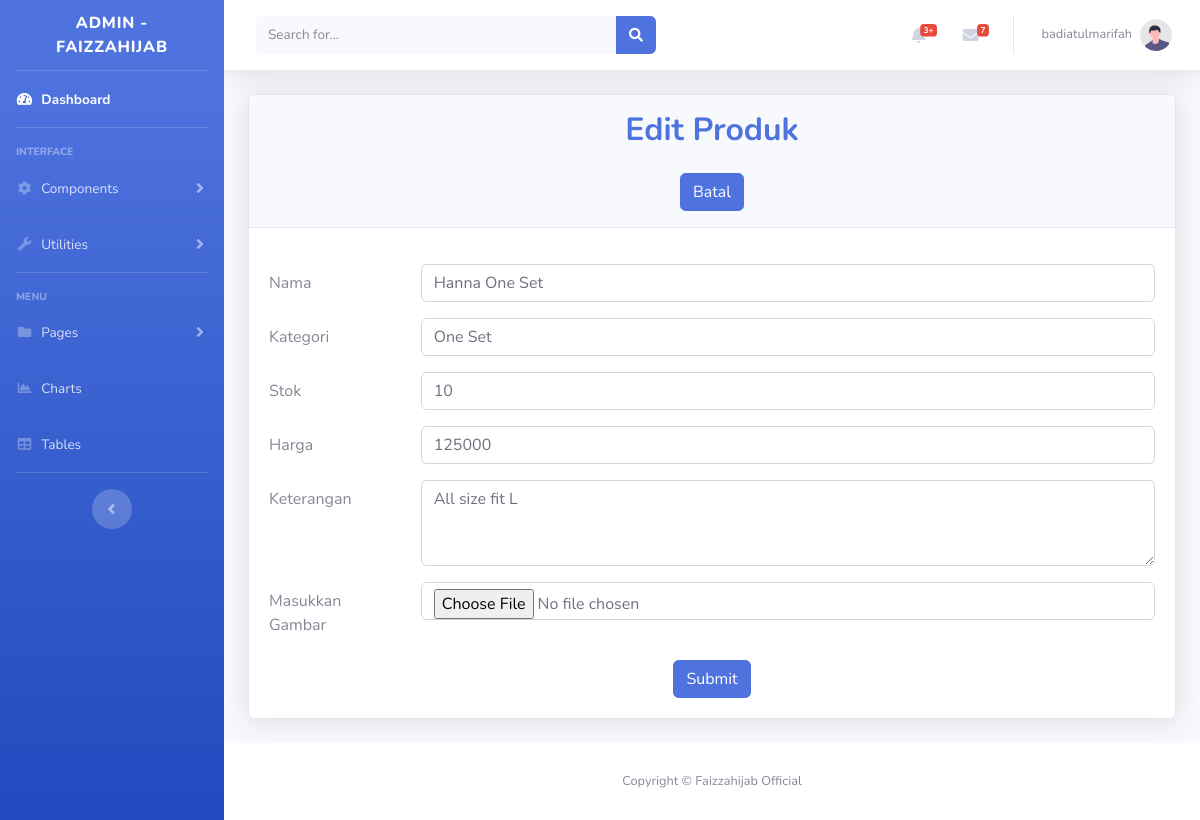
The page /admin/editproduk.php?id=5 (signed in) on the database its author committed.
### tables this page shows
CREATE TABLE `produk` (
  `id_produk` int(11) NOT NULL,
  `nama_produk` varchar(256) NOT NULL,
  `kategori` varchar(256) NOT NULL,
  `harga` int(11) NOT NULL,
  `stok` int(11) NOT NULL,
  `keterangan` varchar(500) NOT NULL,
  `gambar` varchar(256) NOT NULL
);

### admin/editproduk.php (the view, shortened to what this page needs)
<?php
include "koneksi.php";
$id=$_GET['id'];
$hasil = $conn->query("SELECT * FROM produk where id_produk=$id");
$row = $hasil->fetch_assoc()
 ?>
<!DOCTYPE html>
<html lang="en">
<head>
    <link href="vendor/fontawesome-free/css/all.min.css" rel="stylesheet" type="text/css">
    <link href="css/sb-admin-2.min.css" rel="stylesheet">
</head>
<body id="page-top">
    <div id="wrapper">
        <ul class="navbar-nav bg-gradient-primary sidebar sidebar-dark accordion" id="accordionSidebar">
            <a class="sidebar-brand d-flex align-items-center justify-content-center" href="index.php">
                <div class="sidebar-brand-text mx-3">Admin - Faizzahijab</div>
            </a>
            <hr class="sidebar-divider my-0">
            <li class="nav-item active">
                <a class="nav-link" href="index.php">
                    <i class="fas fa-fw fa-tachometer-alt"></i>
                    <span>Dashboard</span></a>
            </li>
            <hr class="sidebar-divider">
            <div class="sidebar-heading">
                Interface
            </div>
            <li class="nav-item">
                <a class="nav-link collapsed" href="#" data-toggle="collapse" data-target="#collapseTwo"
                    aria-expanded="true" aria-controls="collapseTwo">
                    <i class="fas fa-fw fa-cog"></i>
                    <span>Components</span>
                </a>
            </li>
            <li class="nav-item">
                <a class="nav-link collapsed" href="#" data-toggle="collapse" data-target="#collapseUtilities"
                    aria-expanded="true" aria-controls="collapseUtilities">
                    <i class="fas fa-fw fa-wrench"></i>
                    <span>Utilities</span>
                </a>
            </li>
            <hr class="sidebar-divider">
            <div class="sidebar-heading">
                Menu
            </div>
            <li class="nav-item">
                <a class="nav-link collapsed" href="#" data-toggle="collapse" data-target="#collapsePages"
                    aria-expanded="true" aria-controls="collapsePages">
                    <i class="fas fa-fw fa-folder"></i>
                    <span>Pages</span>
                </a>
            </li>
            <li class="nav-item">
                <a class="nav-link" href="charts.html">
                    <i class="fas fa-fw fa-chart-area"></i>
                    <span>Charts</span></a>
            </li>
            <li class="nav-item">
                <a class="nav-link" href="tables.html">
                    <i class="fas fa-fw fa-table"></i>
                    <span>Tables</span></a>
            </li>
            <hr class="sidebar-divider d-none d-md-block">
            <div class="text-center d-none d-md-inline">
                <button class="rounded-circle border-0" id="sidebarToggle"></button>
            </div>
        </ul>
        <div id="content-wrapper" class="d-flex flex-column">
            <div id="content">
                <nav class="navbar navbar-expand navbar-light bg-white topbar mb-4 static-top shadow">
                    <form
                        class="d-none d-sm-inline-block form-inline mr-auto ml-md-3 my-2 my-md-0 mw-100 navbar-search">
                        <div class="input-group">
                            <input type="text" class="form-control bg-light border-0 small" placeholder="Search for..."
                                aria-label="Search" aria-describedby="basic-addon2">
                            <div class="input-group-append">
                                <button class="btn btn-primary" type="button">
                                    <i class="fas fa-search fa-sm"></i>
                                </button>
                            </div>
                        </div>
                    </form>
                    <ul class="navbar-nav ml-auto">
                        <li class="nav-item dropdown no-arrow mx-1">
                            <a class="nav-link dropdown-toggle" href="#" id="alertsDropdown" role="button"
                                data-toggle="dropdown" aria-haspopup="true" aria-expanded="false">
                                <i class="fas fa-bell fa-fw"></i>
                                <span class="badge badge-danger badge-counter">3+</span>
                            </a>
                        </li>
                        <li class="nav-item dropdown no-arrow mx-1">
                            <a class="nav-link dropdown-toggle" href="#" id="messagesDropdown" role="button"
                                data-toggle="dropdown" aria-haspopup="true" aria-expanded="false">
                                <i class="fas fa-envelope fa-fw"></i>
                                <span class="badge badge-danger badge-counter">7</span>
                            </a>
                        </li>
                        <li class="nav-item dropdown no-arrow">
                            <a class="nav-link dropdown-toggle" href="#" id="userDropdown" role="button"
                                data-toggle="dropdown" aria-haspopup="true" aria-expanded="false">
                                <span class="mr-2 d-none d-lg-inline text-gray-600 small"><?php echo $_SESSION['username'];?></span>
                                <img class="img-profile rounded-circle"
                                    src="img/undraw_profile.svg">
                            </a>
                        </li>
                    </ul>
                </nav>
                <div class="container-fluid">
                    <div class="card shadow mb-4">
                        <center>
                            <div class="card-header py-3">
                                <h2 class="m-0 font-weight-bold text-primary">Edit Produk</h2>
                                <br>
                                <a class="btn btn-primary" href="tampilproduk.php" role="button">Batal</a>
                            </div>
                        </center>
                        <div class="card-body">
                            <form class="form-horizontal" method="POST" action="prosesupdate.php">
                                <div class="row mb-3">
                                    <label for="nama_produk" class="col-sm-2 col-form-label">Nama</label>
                                    <div class="col-sm-10">
                                        <input type="text" class="form-control" id="nama_produk" name="nama_produk" value="<?php echo $row['nama_produk']; ?>">
                                    </div>
                                </div>
                                <div class="row mb-3">
                                    <label for="kategori" class="col-sm-2 col-form-label">Kategori</label>
                                    <div class="col-sm-10">
                                        <input type="text" class="form-control" id="kategori" name="kategori" value="<?php echo $row['kategori']; ?>">
                                    </div>
                                </div>
                                <div class="row mb-3">
                                    <label for="stok" class="col-sm-2 col-form-label">Stok</label>
                                    <div class="col-sm-10">
                                        <input type="text" class="form-control" id="stok" name="stok" value="<?php echo $row['stok']; ?>">
                                    </div>
                                </div>
                                <div class="row mb-3">
                                    <label for="harga" class="col-sm-2 col-form-label">Harga</label>
                                    <div class="col-sm-10">
                                        <input type="text" class="form-control" id="harga" name="harga" value="<?php echo $row['harga']; ?>">
                                    </div>
                                </div>
                                <div class="row mb-3">
                                    <label for="keterangan" class="col-sm-2 col-form-label">Keterangan</label>
                                    <div class="col-sm-10">
                                        <textarea class="form-control" id="keterangan" name="keterangan" rows="3"><?php echo $row['keterangan']; ?></textarea>
                                    </div>
                                </div>
                                <div class="row mb-3">
                                    <label for="gambar" class="col-sm-2 col-form-label">Masukkan Gambar</label>
                                    <div class="col-sm-10">
                                        <input type="file" class="form-control" id="gambar" name="gambar">
                                    </div>
                                </div>
                                <center><button type="submit" class="btn btn-primary">Submit</button></center>
                            </form>
                        </div>
                    </div>
                </div>
            </div>
            <footer class="sticky-footer bg-white">
                <div class="container my-auto">
                    <div class="copyright text-center my-auto">
                        <span>Copyright &copy; Faizzahijab Official</span>
                    </div>
                </div>
            </footer>
        </div>
    </div>
</body>
</html>

### rows shown on the page
produk: nama_produk "Hanna One Set", kategori "One Set", stok "10", harga "125000", keterangan "All size fit L"

### other values the page prints
$_SESSION['username'] "badiatulmarifah"
